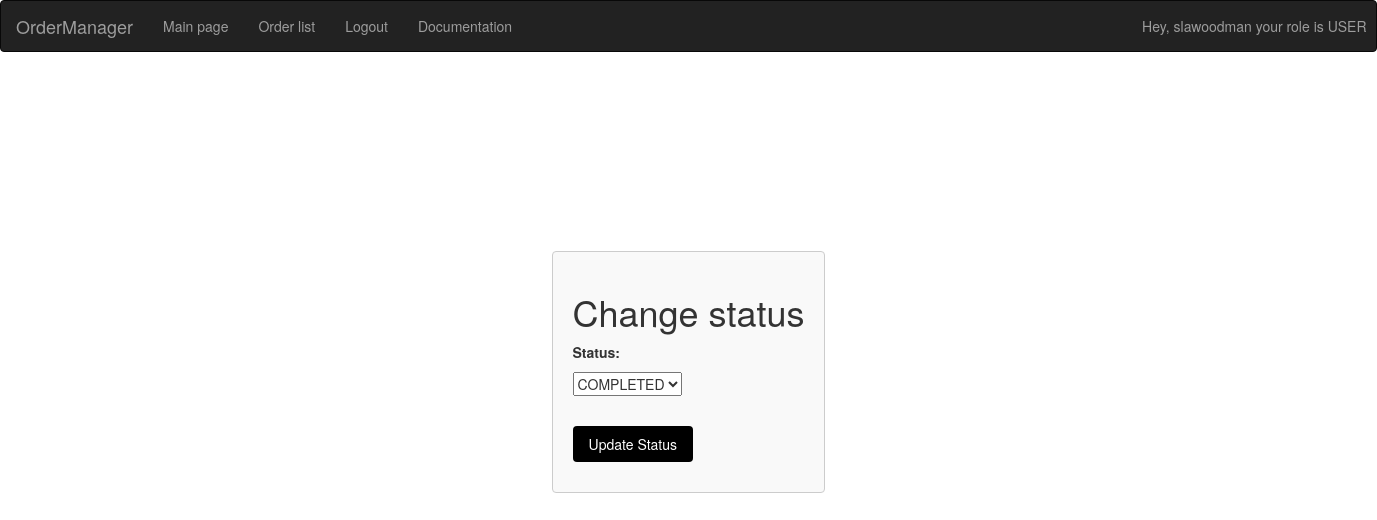
/orders/3/change_status/ (signed in), run on the app's committed database.
### users/models.py (models this page shows, shortened)
class User(AbstractUser):
    class Role(models.TextChoices):
        USER = "USER", "user"
        CASHIER = "CASHIER", "cashier"
        CONSULTANT = "CONSULTANT", "consultant"
        BOOKER = "BOOKER", "booker"
    base_role = Role.USER
    role = models.CharField(max_length=50, choices=Role.choices, blank=True, null=True)

### market/models.py (models this page shows, shortened)
class OrderItem(models.Model):
    STATUS_CHOICES = (
        ("Undecided", "UNDECIDED"),
        ("Paid", "PAID"),
        ("Completed", "COMPLETED"),
    )
    product = models.ForeignKey(Product, on_delete=models.CASCADE, related_name='order_item')
    price = models.DecimalField(max_digits=10, decimal_places=2, blank=True, null=True)
    address = models.CharField(max_length=250, default="")
    postal_code = models.CharField(max_length=20, default="")
    city = models.CharField(max_length=100, default="")
    created = models.DateTimeField(
        auto_now_add=False, blank=True, null=True, default=timezone.now
    )
    updated = models.DateTimeField(
        auto_now_add=False, blank=True, null=True, default=timezone.now
    )
    customer = models.ForeignKey(User, null=True, blank=True, on_delete=models.CASCADE)
    file = models.FileField(default="", null=True, blank=True)
    is_paid = models.BooleanField(default=False, null=True, blank=True)
    status = models.CharField(
        max_length=10, choices=STATUS_CHOICES, default="Undecided"
    )

### market/views.py (the view, shortened to what this page needs)
class ChangeOrderStatusView(LoginRequiredMixin, View):
    def get(self, request, pk):
        order = get_object_or_404(OrderItem, id=pk)
        choices = get_choices(request, order)
        context = {"order": order, "page": "edit", "choices": choices}
        return render(request, "market/order_form.html", context)

### market/utils.py (called while the page is built)
def get_choices(request, order):
    role = request.user.role
    if role == "CASHIER":
        choices = order.STATUS_CHOICES[:2]
    elif role == "CONSULTANT":
        choices = [order.STATUS_CHOICES[2]]
    else:
        choices = order.STATUS_CHOICES
    return choices

### market/templates/market/order_form.html (shortened to what this page needs)
{% extends 'main.html' %}
{% block content %}
{% if page %}
<section class="change-status-section">
    <form method="post" class="change-status-form">
        <h1>Change status</h1>
        <label for="status">Status:</label>
        <select name="status" id="status" class="status-select">
            {% for choice in choices %}
                <option value="{{ choice.0 }}" {% if choice.0 == order.status %}selected{% endif %}>{{ choice.1 }}</option>
            {% endfor %}
        </select>
        <br><br>
        <input type="submit" value="Update Status" class="update-status-button">
    </form>
</section>
{%endif%}
{% endblock %}

### templates/havbar.html (shortened to what this page needs)
{% load static %}
<!DOCTYPE html>
<html lang="en">
<head>
  <link rel="stylesheet" href="https://maxcdn.bootstrapcdn.com/bootstrap/3.4.1/css/bootstrap.min.css">
  <link rel="stylesheet" href="{% static 'styles/main.css'%}">
</head>
{% block content %}
<body>
<nav class="navbar navbar-inverse">
  <div class="container-fluid">
    <div class="navbar-header">
      <a class="navbar-brand" href="{% url 'main' %}">OrderManager</a>
    </div>
    <ul class="nav navbar-nav">
      <li><a href="{% url 'main' %}">Main page</a></li>
      <li><a href="{% url 'showorders' %}">Order list</a></li>
      {% if request.user.is_authenticated %}
      <li><a href="{% url 'logout' %}">Logout</a></li>
      {% else %}
      <li><a href="{% url 'login' %}">Login/Sign Up</a></li>
      {% endif %}
      <li><a href="{% url 'docs' %}">Documentation</a></li>
      {% if request.user.is_authenticated %}
      <p class="navbar-text navbar-left-text">Hey, {{ request.user }} your role is {{ request.user.role }}</p>
      {% endif %}
    </ul>
  </div>
</nav>
</body>
{% endblock %}
</html>

### static/styles/main.css (style rules this page uses)
.change-status-section, .register-section { display: flex; justify-content: center; align-items: center; height: 100vh; }
.change-status-form, .register-form { margin-bottom: 200px; padding: 20px; border: 1px solid #ccc; border-radius: 4px; background-color: #f9f9f9; }
label { display: block; font-weight: bold; margin-bottom: 10px; }
.status-select, input[type="submit"] { margin-bottom: 10px; }
input[type="submit"] { padding: 8px 16px; background-color: #000; color: #fff; border: none; border-radius: 4px; cursor: pointer; }
.navbar-left-text { position: relative; top: 0; left: 600px; margin: 15px; }

### data on the page
User: user "slawoodman", user.role "USER"
OrderItem: status "COMPLETED"
